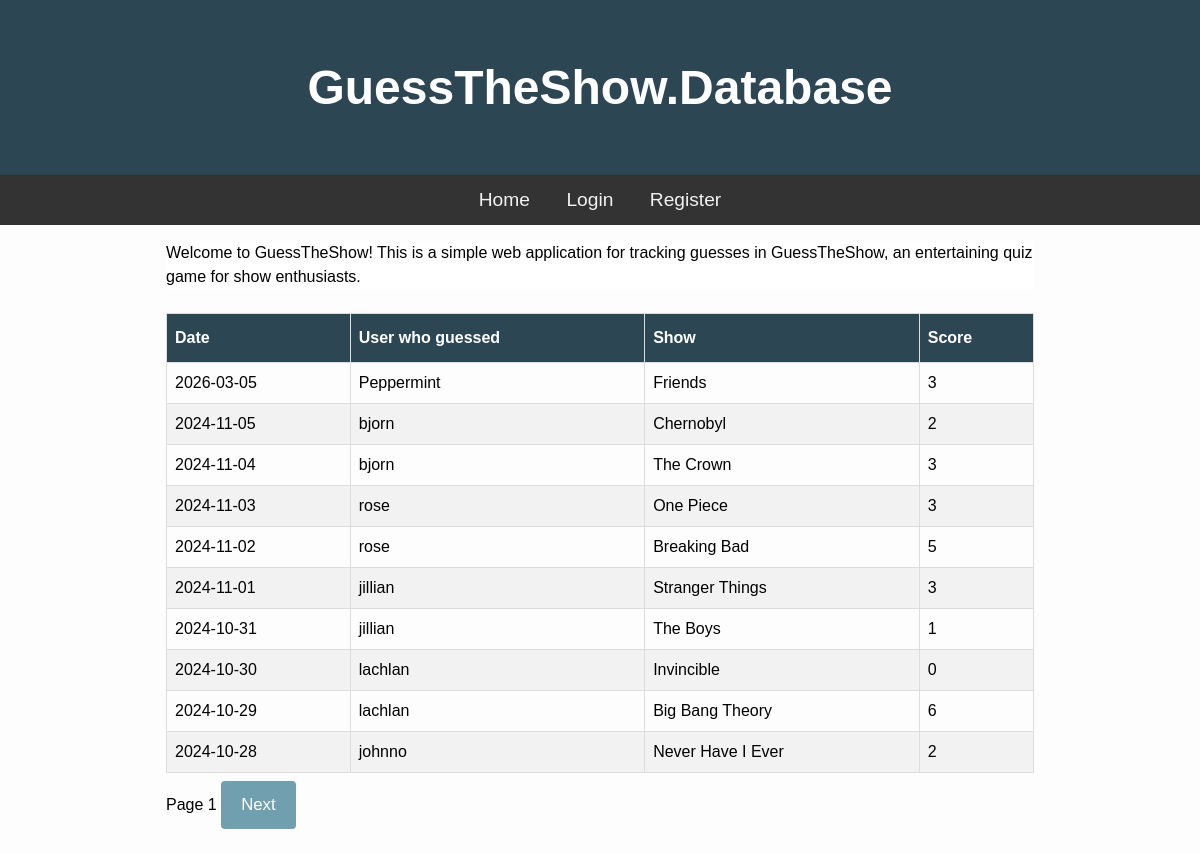
Before: / with the older database file.
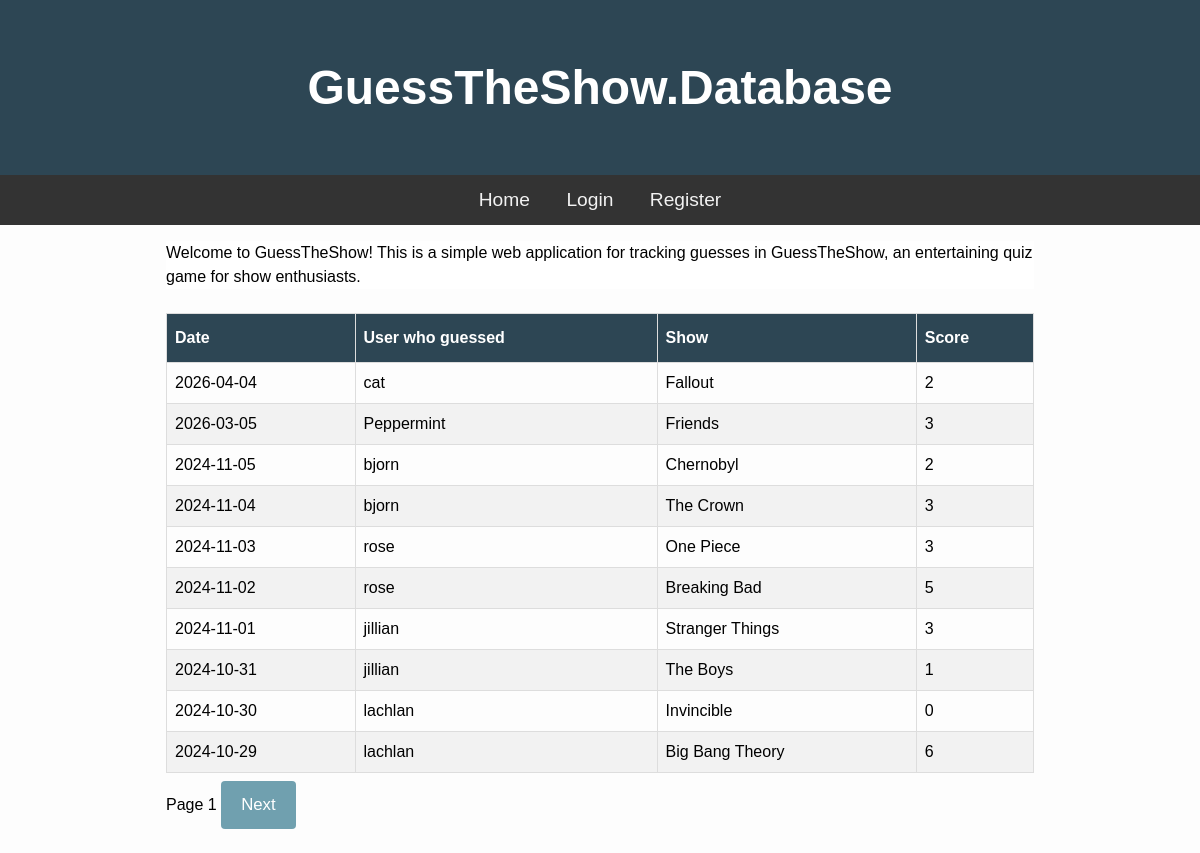
After: the same page with the newer database file.
### tables this page shows
CREATE TABLE Guesses (id INTEGER PRIMARY KEY AUTOINCREMENT, user_id INTEGER, date TEXT NOT NULL, score INTEGER, "show" TEXT NOT NULL);

CREATE TABLE Users (id INTEGER PRIMARY KEY AUTOINCREMENT, username TEXT UNIQUE NOT NULL, password NOT NULL, salt TEXT);

### main.py (the view)
@app.route("/") #the route for the homepage
def Home():
    page = request.args.get('page', 1, type=int) #Get the page number from the query parameters and default to 1 if not provided
    per_page = 10 #Limit guesses to 10 per page
    offset = (page - 1) * per_page #Calculate the offset for the database query based on the current page
    guessData = db.GetPages(per_page, offset) #Get the guesses for the current page using limit and offset
    total_guesses = db.TotalGuessCount() #Get the total number of guesses from the guesses database
    total_pages = math.ceil(total_guesses / per_page)#Calculate the total number of pages and round up to the nearest whole number
    return render_template("index1.html", guesses=guessData, page=page, total_pages=total_pages) #Note: passing data, page and total_pages

### db.py (called while the page is built)
def GetDB():
    db = sqlite3.connect("C:\\Users\\hhmin\\OneDrive\\Documents\\GTGD8\\github\\.database\\gtg.db")
    db.row_factory = sqlite3.Row
    return db

def GetPages(limit, offset):
    db = GetDB()
    query = """SELECT Guesses.date, Guesses.show, Guesses.score, Users.username
               FROM Guesses
               JOIN Users ON Guesses.user_id = Users.id
               ORDER BY date DESC
               LIMIT ? OFFSET ?"""
    guesses = db.execute(query, (limit, offset)).fetchall()
    db.close()
    return guesses

def TotalGuessCount():
    db = GetDB()
    result = db.execute("SELECT COUNT(*) as total FROM Guesses").fetchone()
    db.close()
    return result['total']

### templates/index1.html (shortened to what this page needs)
{% extends "base.html" %}
{% block content %}
<div class="container">
    <p>Welcome to GuessTheShow! This is a simple web application for tracking guesses in GuessTheShow, an entertaining quiz game for show enthusiasts.</p>
</div>
<br>
<table class="guess_table">
    <thead>
        <th>Date</th>
        <th>User who guessed</th>
        <th>Show</th>
        <th>Score</th>
    </thead>
    <tbody>
        {% for guess in guesses %}
        <tr>
            <td>{{ guess['date'] }}</td>
            <td>{{ guess['username'] }}</td>
            <td>{{ guess['show'] }}</td>
            <td>{{ guess['score'] }}</td>
        </tr>
        {% endfor %}
    </tbody>
</table>
<div class="pagenavigation">
    <span>Page {{ page }}</span>
    {% if page < total_pages %}
        <a href="{{ url_for('Home', page=page+1) }}"><button>Next</button></a>
    {% endif %}
</div>
{% endblock %}

### templates/base.html (shortened to what this page needs)
<!DOCTYPE html>
<html lang="en">
<head>
    <link rel="stylesheet" href="static/css/style.css" />
</head>
<body>
    <h1 class="banner">GuessTheShow.Database</h1>
    <nav>
        <a href="/">Home</a>
        {% if session.get('username') %}
         <a href="/logout">Logout</a>
         {% else %}
        <a href="/login">Login</a>
        <a href="/register">Register</a>
        {% endif %}
</nav>
    <main>
        {% block content %}
        {% endblock %}
    </main>
</body>
</html>

### static/css/style.css (style rules this page uses)
* { padding: 0; margin: 0; box-sizing: border-box; }
body { background: #fdfdfd; font-family: "Nunito", sans-serif; font-size: 1rem; }
main { max-width: 900px; margin: auto; padding: 1rem; line-height: 1.5; }
.banner { padding: 60px; text-align: center; background: #2D4654; color: white; font-size: 3em; }
nav { overflow: hidden; background-color: #333; text-align: center; }
nav a { display: inline-block; color: #f2f2f2; padding: 14px 16px; text-decoration: none; font-size: 1.2em; }
.container { background-color: white; }
.guess_table { font-family: Arial, Helvetica, sans-serif; border-collapse: collapse; width: 100%; }
.guess_table td, .guess_table th { border: 1px solid #ddd; padding: 8px; }
.guess_table tr:nth-child(even) { background-color: #f2f2f2; }
.guess_table th { padding-top: 12px; padding-bottom: 12px; text-align: left; background-color: #2D4654; color: white; }
button { background-color: #70A0AF; color: white; padding: 14px 20px; margin: 8px 0; border: none; border-radius: 4px; cursor: pointer; font-size: 1.05em; }

Changed rows visible on the page:
no longer on this page (row unchanged): Guesses: date "2024-10-28", username "johnno", show "Never Have I Ever", score "2"
added Guesses: date "2026-04-04", username "cat", show "Fallout", score "2"
